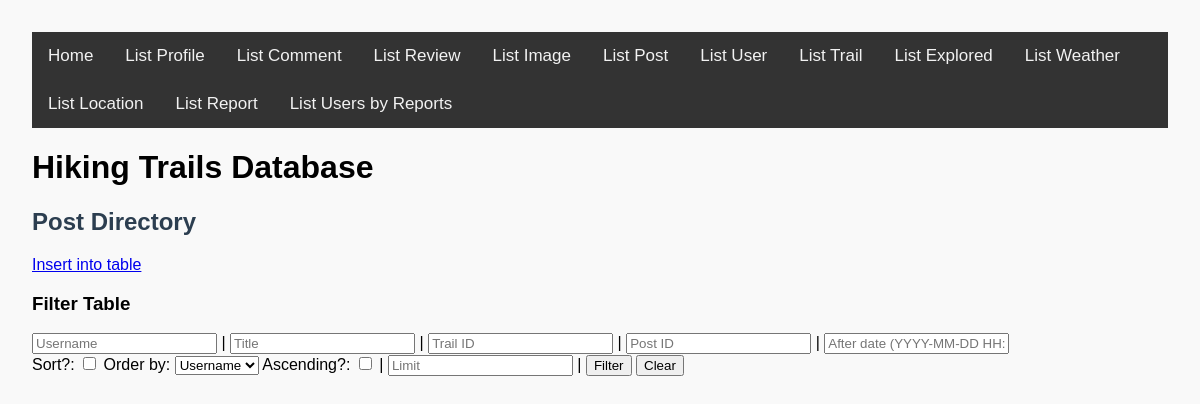
Page /list_post.php on the earlier database version.
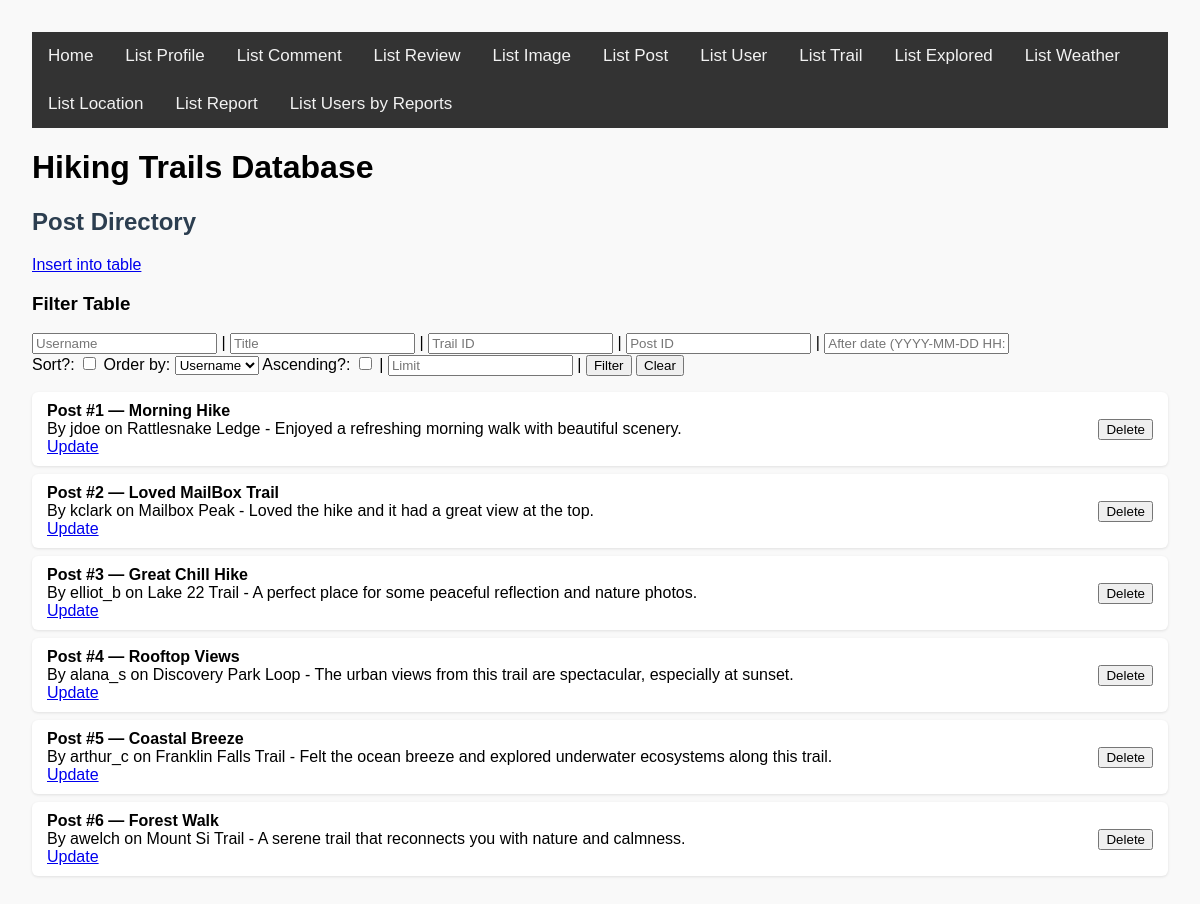
Same page on the later database version.
### tables this page shows
CREATE TABLE `post` (
  `PostID` int(11) NOT NULL AUTO_INCREMENT PRIMARY KEY,
  `Username` varchar(64) NOT NULL,
  `TrailID` int(11) NOT NULL,
  `Description` varchar(255) NOT NULL,
  `PostDate` datetime NOT NULL DEFAULT CURRENT_TIMESTAMP,
  `Title` varchar(32) NOT NULL,
  FOREIGN KEY (`Username`) REFERENCES `profile`(`Username`) ON DELETE CASCADE,
  FOREIGN KEY (`TrailID`) REFERENCES `trail`(`TrailID`) ON DELETE CASCADE
);

### list_post.php (the view, shortened to what this page needs)
<?php
require_once 'render.php';
?>
<!DOCTYPE html>
<html lang="en">
<head>
    <link rel="stylesheet" href="base.css">
</head>
<body>
<?php require_once 'header.inc.php'; ?>
<div>
    <h2>Post Directory</h2>
    <a href="./insert.php?table=post">Insert into table</a>
    <h3>Filter Table</h3>
    <form method="GET" action="list_post.php">
    <input type="text" name="username" placeholder="Username" value="<?= htmlspecialchars($_GET['username'] ?? '') ?>">
    |
    <input type="text" name="title" placeholder="Title" value="<?= htmlspecialchars($_GET['title'] ?? '') ?>">
    |
    <input type="number" name="trail_id" placeholder="Trail ID" value="<?= htmlspecialchars($_GET['trail_id'] ?? '') ?>">
    |
    <input type="number" name="post_id" placeholder="Post ID" value="<?= htmlspecialchars($_GET['post_id'] ?? '') ?>">
    |
    <input type="text" name="after" pattern = "\d{4}-\d{2}-\d{2} \d{2}:\d{2}:\d{2}" placeholder="After date (YYYY-MM-DD HH:MM:SS)" value="<?= htmlspecialchars($_GET['after'] ?? '') ?>">
    <br>
    <label for="do_sort">Sort?:</label>
    <input type="checkbox" name="do_sort" <?= (isset($_GET['do_sort']) ? 'checked' : '') ?> />
    <label for="order_by">Order by:</label>
    <select name="order_by">">
        <option value="Username" <?= ($_GET['order_by'] ?? '') === "Username" ? 'selected' : '' ?>>Username</option>
    </select>
    <label for="order">Ascending?:</label>
    <input type="checkbox" name="order" <?= (isset($_GET['order']) ? 'checked' : '') ?> />
    |
    <input type="number" placeholder="Limit" name="limit" value="<?= htmlspecialchars($_GET['limit'] ?? '') ?>" />
    |
    <button type="submit">Filter</button>
    <button type="reset" onclick="window.location.href='list_post.php';">Clear</button>
</form>
    <?php
    $conn = new mysqli($servername, $username, $password, $database, $port);
    $order = isset($_GET['order']) ? 'ASC' : 'DESC';
    $sort = isset($_GET['do_sort']) ? " ORDER BY {$_GET['order_by']} $order" : '';
    $limit = (($_GET['limit'] ?? '') !== '') ? " LIMIT {$_GET['limit']}" : '';
    $sql = "SELECT p.PostID, p.UserName, p.TrailID, t.Name AS TrailName, p.Title, p.Description
        FROM post p
        JOIN trail t ON p.TrailID = t.TrailID
        WHERE 1=1";
    $sql .= $sort . $limit;
    $stmt = $conn->prepare($sql);
    $stmt->execute();
    $post_id = $username = $trail_id = $trail_name = $title = $description = null;
    render_rows(
        $stmt,
        function ($post_id, $username, $trail_id, $trail_name, $title, $description) {
            $content = get_row_title("Post #$post_id — $title") . "<br>" .
                       get_row_sub("By $username on $trail_name - $description");
            $edit_link = "<a href='update_post.php?postid=$post_id' class='edit-link'>Update</a>";
            return $content . "<br>" . $edit_link;
        },
        "PostID",
        "post",
        false,
        $post_id, $username, $trail_id, $trail_name, $title, $description
    );
    ?>
</div>
</body>
</html>

### render.php (shortened to what this page needs)
<?php
function render_rows(
    mysqli_stmt $stmt,
    callable $get_row_func,
    string $primary_key_column,
    string $table_name,
    bool $is_composite = false,
    &$bound_var,
    &...$bound_vars
): void {
    $stmt->execute();
    $stmt->bind_result($bound_var, ...$bound_vars);
    $rows = [];
    while ($stmt->fetch()) {
        $row = [$bound_var];
        foreach ($bound_vars as $var) {
            $row[] = $var;
        }
        $rows[] = $row;
    }
    echo "<ul class='row-list'>";
    foreach ($rows as $row_data) {
        $clean_var = htmlspecialchars($row_data[0]);
        $form_fields = "";
        $row_id = $clean_var;
        echo "<li style='display: flex; justify-content: space-between; align-items: center; flex-direction: row;'>
            <div>" . $get_row_func(...$row_data) . "</div>";
        if (!empty($primary_key_column)) {
            echo "<form method='POST' style='margin-left: 1em;' onsubmit=\"return confirm('Delete this row?');\">
                <input type='hidden' name='row_id' value='" . $row_id . "'>
                <input type='hidden' name='table' value='" . $table_name . "'>
                $form_fields
                <button type='submit' class='delete-btn'>Delete</button>
            </form>";
        }
        echo "</li>";
    }
    echo "</ul>";
}
function get_row_title(string $column_data): string {
    return "<strong>" . $column_data . "</strong>";
}
function get_row_sub(string $column_data): string {
    return  $column_data;
}
?>

Differences in the rows shown:
added post: column_data "Post #1 — Morning Hike", description "By jdoe on Rattlesnake Ledge - Enjoyed a refreshing morning walk with beautiful scenery."
added post: column_data "Post #2 — Loved MailBox Trail", description "By kclark on Mailbox Peak - Loved the hike and it had a great view at the top."
added post: column_data "Post #3 — Great Chill Hike", description "By elliot_b on Lake 22 Trail - A perfect place for some peaceful reflection and nature photos."
added post: column_data "Post #4 — Rooftop Views", description "By alana_s on Discovery Park Loop - The urban views from this trail are spectacular, especially at sunset."
added post: column_data "Post #5 — Coastal Breeze", description "By arthur_c on Franklin Falls Trail - Felt the ocean breeze and explored underwater ecosystems along this trail."
added post: column_data "Post #6 — Forest Walk", description "By awelch on Mount Si Trail - A serene trail that reconnects you with nature and calmness."
